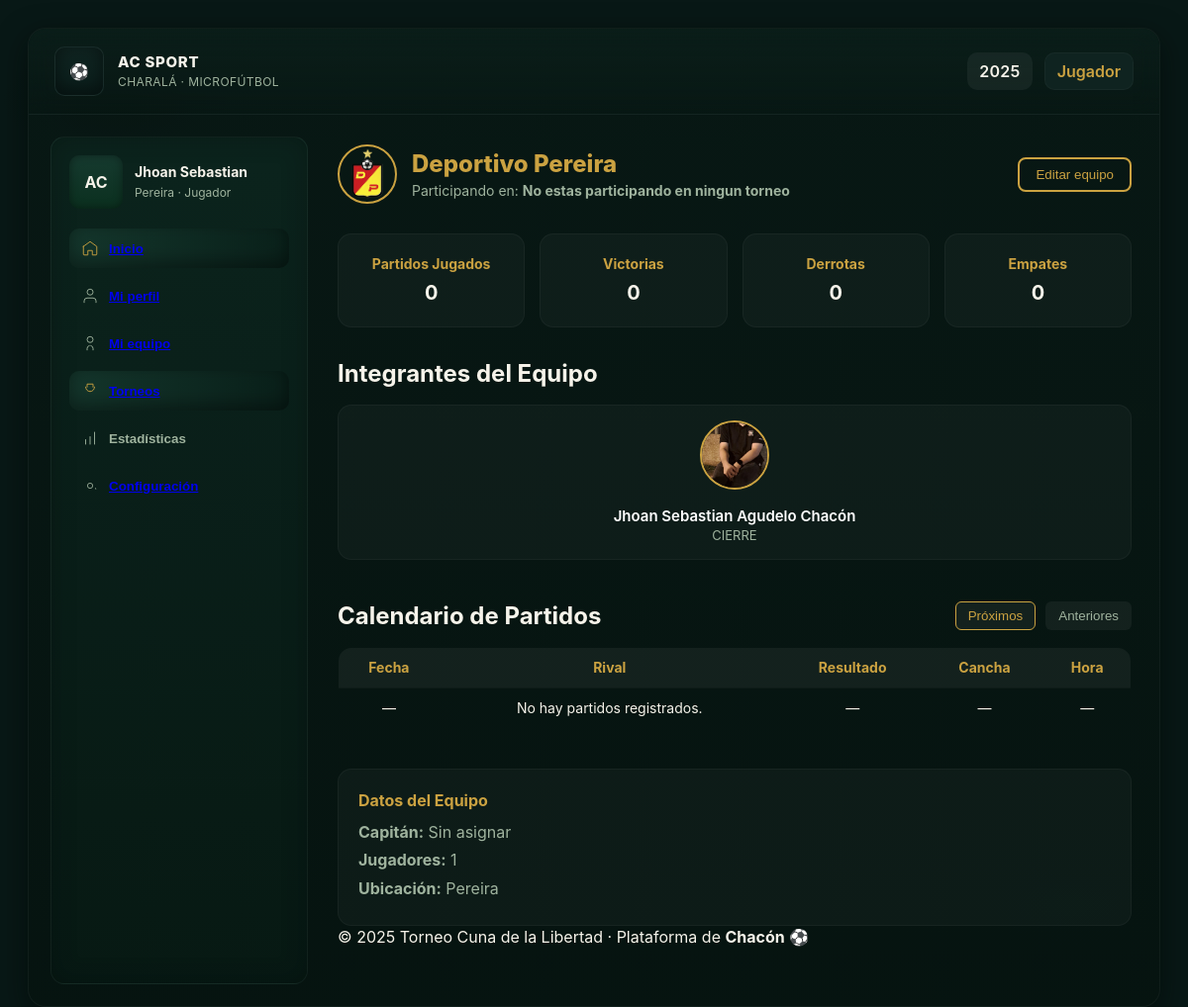
/mi-equipo/ (signed in), run on the app's committed database.
### usuarios/models.py (models this page shows, shortened)
class Usuario(AbstractUser):
    foto = models.ImageField(upload_to="foto_perfil")
    fecha_nacimiento = models.DateField(null=True)
    documento = models.CharField(max_length=100,choices=[
        ("C.C","Cédula de ciudadania"),
        ("P.S","Pasaporte"),
        ("T.I","Tarjeta de identidad")],default="C.C")
    num_document = models.CharField(max_length=15,unique=True)
    celular = models.CharField(max_length=10,unique=True)
    equipos = models.ForeignKey(Equipo,on_delete=models.SET_NULL,null=True,blank=True,related_name='jugadores')
    posicion = models.CharField(max_length=50,
                                choices=[("arquero","ARQUERO"),("cierre","CIERRE"),("ala","ALA"),("pívot","PIVOT")],
                                blank=True,null=True)
    numero_camisa = models.PositiveIntegerField(null=True)
    class Meta:
        verbose_name = "Usuario"
        verbose_name_plural = "Usuarios"

### Torneo/models.py (models this page shows, shortened)
class Equipo(models.Model):
    escudo = models.ImageField(upload_to="escudo_equipo",blank=False,null=False)
    nombre = models.CharField(max_length=50,unique=True)
    fecha_creacion = models.DateField(auto_now_add=True)
    fecha_update = models.DateTimeField(auto_now=True)
    municipio = models.CharField(max_length=50,help_text="Municipio del equipo",blank=False,null=False)
    capitan = models.OneToOneField("usuarios.Usuario",on_delete=models.SET_NULL, null=True,blank=True)
    activo = models.BooleanField(default=True)
    class Meta:
        verbose_name = "Equipo"
        verbose_name_plural = "Equipos"

### miequipo/views.py (the view)
# urls.py: path("",views.MiEquipo.as_view(),name="miequipo")
class MiEquipo(LoginRequiredMixin,TemplateView):
    template_name = "miequipo/miequipo.html"
    def get_context_data(self, **kwargs):
        try:
            context = super().get_context_data(**kwargs)
            if self.request.user.equipo:
                equipo = Equipo.objects.filter(jugadores__pk = self.request.user.pk).first()
                context["equipo"] = equipo
                context["jugadores"] = equipo.jugadores.count()
            else:
                context["jugadores"] = 0
        except Equipo.DoesNotExist:
            context["jugadores"] = 0
        return context

### miequipo/templates/miequipo/miequipo.html (shortened to what this page needs)
{% extends 'plataforma.html' %}
{% load static %}
{% block content %}
<link rel="stylesheet" href="{% static 'css/miequipo.css' %}">
<main class="app-main">
    <section class="equipo-header">
        <div class="equipo-info">
            <img src="{{equipo.escudo.url}}" alt="Logo equipo" class="equipo-logo">
            <div>
                <h1 class="equipo-nombre"> {{equipo.nombre}} </h1>
                <p class="equipo-torneo">Participando en: <strong> {{request.user.inscripcion.torneo.nombre|default:"No estas participando en ningun torneo"}} </strong></p>
            </div>
        </div>
        <button class="btn-accion">Editar equipo</button>
    </section>
    <section class="equipo-stats">
        <div class="stat-card">
            <h3>Partidos Jugados</h3>
            <p>0</p>
        </div>
        <div class="stat-card">
            <h3>Victorias</h3>
            <p>0</p>
        </div>
        <div class="stat-card">
            <h3>Derrotas</h3>
            <p>0</p>
        </div>
        <div class="stat-card">
            <h3>Empates</h3>
            <p>0</p>
        </div>
    </section>
    <section class="equipo-integrantes">
        <div class="integrantes-header">
            <h2>Integrantes del Equipo</h2>
        </div>
        <div class="integrantes-grid">
            {% for jugador in equipo.jugadores.all %}
            <div class="jugador-card">
                <img src="{{jugador.foto.url}}" alt="Jugador" class="jugador-foto">
                <h3 class="jugador-nombre"> {{jugador.get_full_name}} </h3>
                <p class="jugador-posicion"> {{jugador.get_posicion_display}} </p>
            </div>
            {% empty %}
            <p class="sin-jugadores">Aún no hay jugadores registrados en el equipo.</p>
            {% endfor %}
        </div>
    </section>
    <section class="equipo-partidos">
        <div class="partidos-header">
            <h2>Calendario de Partidos</h2>
            <div class="filtros">
                <button class="filtro activo" data-filter="proximos">Próximos</button>
                <button class="filtro" data-filter="anteriores">Anteriores</button>
            </div>
        </div>
        <table class="tabla-partidos">
            <thead>
                <tr>
                    <th>Fecha</th>
                    <th>Rival</th>
                    <th>Resultado</th>
                    <th>Cancha</th>
                    <th>Hora</th>
                </tr>
            </thead>
            <tbody>
                <tr>
                    <td>—</td>
                    <td>No hay partidos registrados.</td>
                    <td>—</td>
                    <td>—</td>
                    <td>—</td>
                </tr>
            </tbody>
        </table>
    </section>
    <section class="equipo-lateral">
        <h2>Datos del Equipo</h2>
        <ul>
            <li><strong>Capitán:</strong> {{ equipo.capitan|default:"Sin asignar" }}</li>
            <li><strong>Jugadores:</strong> {{jugadores}} </li>
            <li><strong>Ubicación:</strong> {{equipo.municipio|default:"You are not inscribed in any team"}} </li>
        </ul>
    </section>
    <footer class="inicio-footer">
        © 2025 Torneo Cuna de la Libertad · Plataforma de <strong>Chacón</strong> ⚽
    </footer>
</main>
{% endblock %}

### templates/sidebar.html (shortened to what this page needs)
<nav class="sidebar" aria-label="Navegación principal">
    <div class="user-row">
        <div class="avatar"> AC </div>
        <div class="user-info">
            <div class="name"> {{request.user.first_name}} </div>
            <div class="meta"> {{request.user.equipos.municipio}} · Jugador</div>
        </div>
    </div>
    <div class="menu" role="menu" aria-label="Menú">
        <button class="active" role="menuitem" aria-current="page">
            <svg width="18" height="18" viewBox="0 0 24 24" fill="none" style="opacity:.95">
                <path d="M3 9.5L12 3l9 6.5V20a1 1 0 0 1-1 1h-5v-6H9v6H4a1 1 0 0 1-1-1V9.5z" stroke="currentColor"
                    stroke-width="1.3" stroke-linecap="round" stroke-linejoin="round" />
            </svg>
            <span> <a href="{% url 'Home:plataforma_inicio' %}"> Inicio </a> </span>
        </button>
        <button role="menuitem">
            <svg width="18" height="18" viewBox="0 0 24 24" fill="none" style="opacity:.95">
                <path d="M20 21v-2a4 4 0 0 0-4-4H8a4 4 0 0 0-4 4v2" stroke="currentColor" stroke-width="1.3"
                    stroke-linecap="round" stroke-linejoin="round" />
                <circle cx="12" cy="7" r="4" stroke="currentColor" stroke-width="1.3" />
            </svg>
            <span> <a href="{% url 'usuario:miperfil' %}"> Mi perfil </a>  </span>
        </button>
        <button role="menuitem">
            <span> <a href="{% url 'miequipo:miequipo' %}"> Mi equipo </a> </span>
        </button>
        <button class="active" role="menuitem">
            <svg width="18" height="18" viewBox="0 0 24 24" fill="none" style="opacity:.95">
                <path d="M8 7V3h8v4" stroke="currentColor" stroke-width="1.3" stroke-linecap="round"
                    stroke-linejoin="round" />
                <path d="M18 7a6 6 0 0 1-12 0" stroke="currentColor" stroke-width="1.3" stroke-linecap="round"
                    stroke-linejoin="round" />
            </svg>
            <span> <a href="{% url 'torneo:torneo' %}">Torneos</a> </span>
        </button>
        <button role="menuitem">
            <span>Estadísticas</span>
        </button>
        <button role="menuitem">
            <svg width="18" height="18" viewBox="0 0 24 24" fill="none" style="opacity:.95">
                <path d="M12 15.5A3.5 3.5 0 1 0 12 8.5a3.5 3.5 0 0 0 0 7z" stroke="currentColor"
                    stroke-width="1.2" />
                <path d="M19.4 15a1.65 1.65 0 0 0 .33 1.82" stroke="currentColor" stroke-width="1.2" />
            </svg>
            <span> <a href="{% url 'configuracion:configuracion' %}">Configuración</a> </span>
        </button>
    </div>
</nav>

### static/css/plataforma.css (style rules this page uses)
:root { --bg: #081816; --panel: #0f2320; --panel-2: #0b201d; --accent: #cba241; --text: #f6f3ea; --muted: #9fb39e; --card-bg: linear-gradient(180deg, rgba(10, 36, 30, 0.95), rgba(6, 24, 20, 0.95)); --glass: rgba(255, 255, 255, 0.03); --radius: 14px; --shadow: 0 10px 30px rgba(3, 8, 6, 0.6); --transition: all 0.25s ease; font-family: 'Inter', system-ui, -apple-system, "Segoe UI", Roboto, "Helvetica Neue", Arial; }
* { box-sizing: border-box; margin: 0; padding: 0; }
html, body, #app { height: 100%; }
body { background: radial-gradient(1200px 600px at 10% 10%, rgba(4, 18, 15, 0.7), transparent 10%), radial-gradient(900px 400px at 90% 90%, rgba(6, 28, 23, 0.6), transparent 10%), var(--bg); color: var(--text); -webkit-font-smoothing: antialiased; -moz-osx-font-smoothing: grayscale; line-height: 1.4; padding: 28px; }
nav.sidebar { background: linear-gradient(180deg, rgba(14, 42, 34, 0.65), rgba(8, 28, 22, 0.65)); border-radius: var(--radius); padding: 18px; min-height: 520px; border: 1px solid rgba(255, 255, 255, 0.04); box-shadow: inset 0 0 25px rgba(0, 0, 0, 0.25); transition: var(--transition); }
.user-row { display: flex; align-items: center; gap: 12px; margin-bottom: 20px; }
.avatar { width: 54px; height: 54px; border-radius: 10px; background: linear-gradient(180deg, #163a2f, #0b301f); display: flex; align-items: center; justify-content: center; font-weight: 700; color: var(--text); box-shadow: inset 0 0 10px rgba(0, 0, 0, 0.4); }
.user-info { font-size: 14px; }
.user-info .name { font-weight: 700; }
.user-info .meta { font-size: 12px; color: var(--muted); margin-top: 4px; }
.menu { margin-top: 4px; display: flex; flex-direction: column; gap: 8px; }
.menu button { display: flex; align-items: center; gap: 10px; padding: 11px 12px; border-radius: 10px; border: none; background: transparent; color: var(--muted); font-weight: 600; cursor: pointer; transition: var(--transition); }
.menu button.active { background: linear-gradient(90deg, rgba(22, 58, 47, 0.85), rgba(8, 30, 24, 0.3)); color: var(--accent); box-shadow: inset 0 -6px 18px rgba(0, 0, 0, 0.4); }
main.app-main { padding: 8px 6px 36px 6px; }

### data on the page
Usuario: user.first_name "Jhoan Sebastian", user.equipos.municipio "Pereira", foto (picture), get_full_name "Jhoan Sebastian Agudelo Chacón", posicion "CIERRE"
Equipo: escudo (picture), nombre "Deportivo Pereira", capitan "Sin asignar", municipio "Pereira"

### other printed values
{{ jugadores }} "1"
